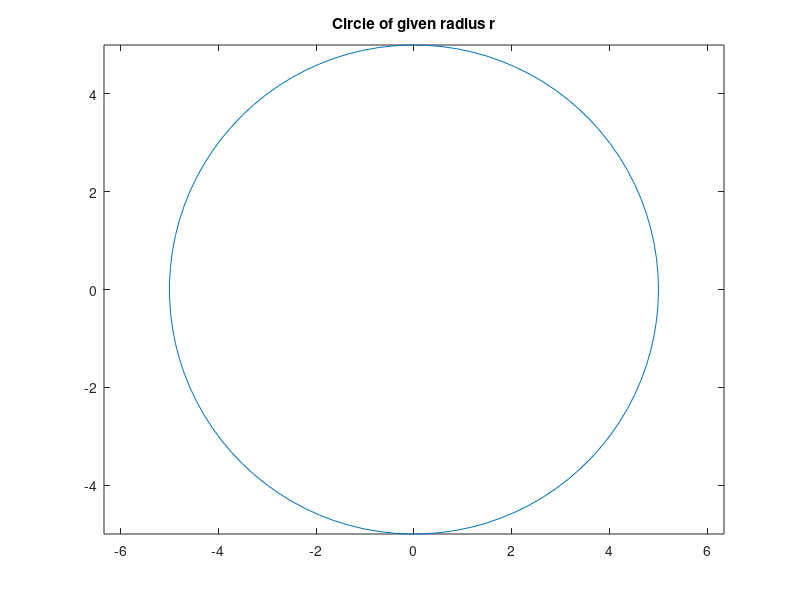

MATLAB code to generate this figure:
% CIRCLE - A script file to draw a circle of radius 'r'
r=input('Enter the radius of the circle: ')
% create a vector theta
theta=linspace(0,2*pi,100);
% generate x-coordinates
x=r*cos(theta);
% generate y-coordinates
y=r*sin(theta);
% plot the circle
plot(x,y);
% set equal scale on axes
axis('equal');
% xlabel('x')
% ylabel('y')
% put a title
title('Circle of given radius r')
